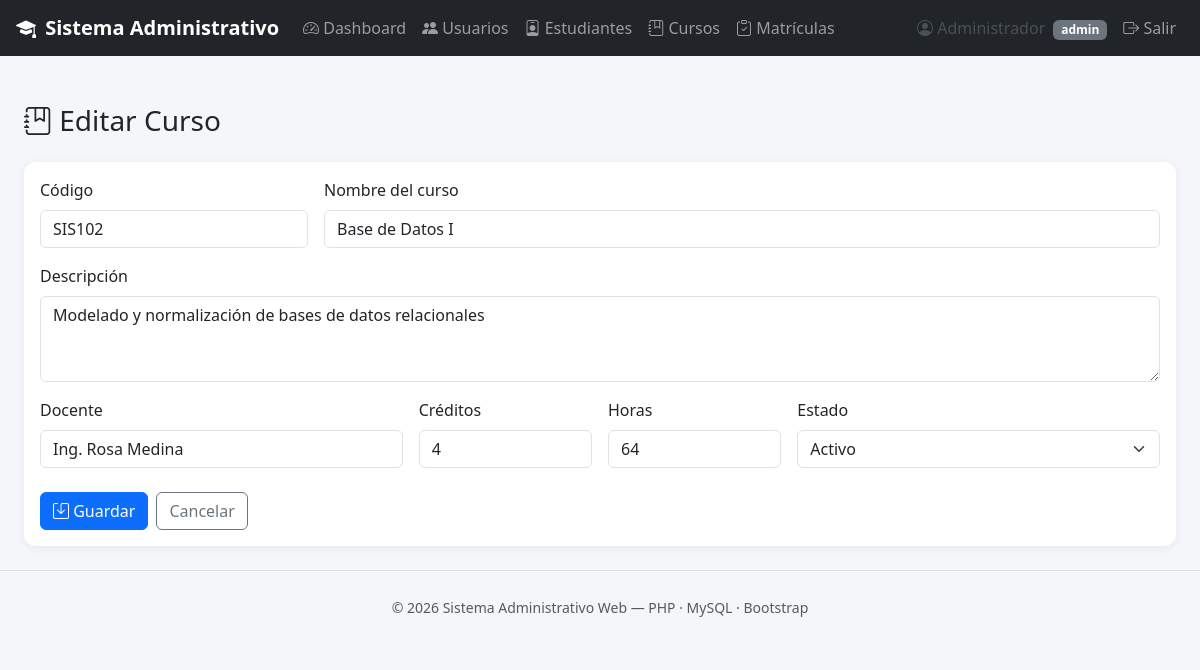
The app's page /cursos/form.php?id=2 (signed in) with its own data.
### tables this page shows
CREATE TABLE cursos (
    id INT AUTO_INCREMENT PRIMARY KEY,
    codigo VARCHAR(20) NOT NULL UNIQUE,
    nombre VARCHAR(150) NOT NULL,
    descripcion TEXT DEFAULT NULL,
    docente VARCHAR(100) DEFAULT NULL,
    creditos INT NOT NULL DEFAULT 0,
    horas INT NOT NULL DEFAULT 0,
    estado ENUM('activo','inactivo') NOT NULL DEFAULT 'activo',
    created_at TIMESTAMP DEFAULT CURRENT_TIMESTAMP,
    updated_at TIMESTAMP DEFAULT CURRENT_TIMESTAMP ON UPDATE CURRENT_TIMESTAMP
);

### includes/funciones.php (called while the page is built, shortened)
<?php
function limpiar($valor) {
    return htmlspecialchars(trim($valor ?? ''), ENT_QUOTES, 'UTF-8');
}

### cursos/form.php (the view, shortened to what this page needs)
<?php
require_once '../includes/funciones.php';
$pdo = conectarDB();
$curso = ['id' => '', 'codigo' => '', 'nombre' => '', 'descripcion' => '', 'docente' => '', 'creditos' => 0, 'horas' => 0, 'estado' => 'activo'];
$esEdicion = false;
if (!empty($_GET['id'])) {
    $stmt = $pdo->prepare('SELECT * FROM cursos WHERE id = ?');
    $stmt->execute([(int)$_GET['id']]);
    $encontrado = $stmt->fetch();
    if ($encontrado) {
        $curso = $encontrado;
        $esEdicion = true;
    }
}
require_once '../includes/header.php';
?>
<h3 class="mb-4"><i class="bi bi-journal-bookmark"></i> <?= $esEdicion ? 'Editar' : 'Nuevo' ?> Curso</h3>
<div class="card card-dashboard">
  <div class="card-body">
    <form action="guardar.php" method="POST">
      <div class="row g-3">
        <div class="col-md-3">
          <label class="form-label">Código</label>
          <input type="text" name="codigo" class="form-control" required value="<?= limpiar($curso['codigo']) ?>">
        </div>
        <div class="col-md-9">
          <label class="form-label">Nombre del curso</label>
          <input type="text" name="nombre" class="form-control" required value="<?= limpiar($curso['nombre']) ?>">
        </div>
        <div class="col-md-12">
          <label class="form-label">Descripción</label>
          <textarea name="descripcion" class="form-control" rows="3"><?= limpiar($curso['descripcion']) ?></textarea>
        </div>
        <div class="col-md-4">
          <label class="form-label">Docente</label>
          <input type="text" name="docente" class="form-control" value="<?= limpiar($curso['docente']) ?>">
        </div>
        <div class="col-md-2">
          <label class="form-label">Créditos</label>
          <input type="number" name="creditos" min="0" class="form-control" value="<?= (int)$curso['creditos'] ?>">
        </div>
        <div class="col-md-2">
          <label class="form-label">Horas</label>
          <input type="number" name="horas" min="0" class="form-control" value="<?= (int)$curso['horas'] ?>">
        </div>
        <div class="col-md-4">
          <label class="form-label">Estado</label>
          <select name="estado" class="form-select">
            <option value="activo" <?= $curso['estado'] === 'activo' ? 'selected' : '' ?>>Activo</option>
          </select>
        </div>
      </div>
      <div class="mt-4 d-flex gap-2">
        <button type="submit" class="btn btn-primary"><i class="bi bi-save"></i> Guardar</button>
        <a href="index.php" class="btn btn-outline-secondary">Cancelar</a>
      </div>
    </form>
  </div>
</div>
<?php require_once '../includes/footer.php'; ?>

### assets/css/style.css (style rules this page uses)
body { background-color: #f4f6f9; }
.card-dashboard { border: none; border-radius: 0.75rem; box-shadow: 0 2px 10px rgba(0,0,0,0.06); transition: transform .15s ease; }

### records on screen
cursos: codigo "SIS102", nombre "Base de Datos I", descripcion "Modelado y normalización de bases de datos relacionales", docente "Ing. Rosa Medina", creditos "4", horas "64", estado "Activo"

### other values on screen
limpiar($_SESSION['usuario_nombre'] ?? '') "Administrador"
limpiar($_SESSION['usuario_rol'] ?? '') "admin"
